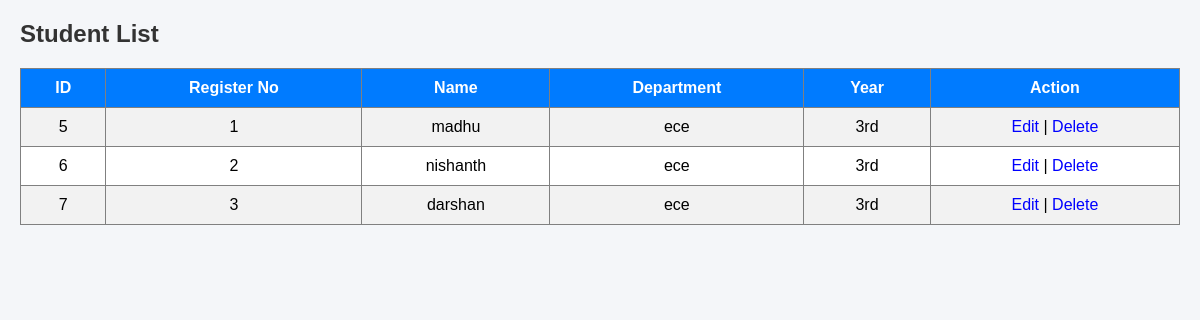
The app's page /view_students.php with its own data.
### tables this page shows
CREATE TABLE `students` (
  `id` int(11) NOT NULL,
  `reg_no` varchar(20) DEFAULT NULL,
  `name` varchar(100) DEFAULT NULL,
  `department` varchar(50) DEFAULT NULL,
  `year` varchar(10) DEFAULT NULL
);

### view_students.php (the view, shortened to what this page needs)
<?php
include("config.php");
$sql = "SELECT * FROM students";
$result = $conn->query($sql);
?>
<!DOCTYPE html>
<html>
<head>
    <link rel="stylesheet" href="css/style.css">
</head>
<body>
<h2>Student List</h2>
<table border="1" cellpadding="10">
    <tr>
        <th>ID</th>
        <th>Register No</th>
        <th>Name</th>
        <th>Department</th>
        <th>Year</th>
        <th>Action</th>
    </tr>
<?php
while($row = $result->fetch_assoc())
{
?>
<tr>
    <td><?php echo $row['id']; ?></td>
    <td><?php echo $row['reg_no']; ?></td>
    <td><?php echo $row['name']; ?></td>
    <td><?php echo $row['department']; ?></td>
    <td><?php echo $row['year']; ?></td>
    <td>
    <a href="edit_student.php?id=<?php echo $row['id']; ?>">Edit</a>
    |
    <a href="delete_student.php?id=<?php echo $row['id']; ?>"
onclick="return confirm('Are you sure you want to delete this student?');">
Delete
</a>
</td>
</tr>
<?php
}
?>
</table>
</body>
</html>

### css/style.css (style rules this page uses)
body { font-family: Arial, sans-serif; background-color: #f4f6f9; margin: 20px; }
h1,h2 { color: #333; }
table { width: 100%; border-collapse: collapse; background: white; }
th { background: #007bff; color: white; padding: 10px; }
td { padding: 10px; text-align: center; }
tr:nth-child(even) { background: #f2f2f2; }
a { text-decoration: none; color: blue; }

### records on screen
students: id "5", reg_no "1", name "madhu", department "ece", year "3rd"
students: id "6", reg_no "2", name "nishanth", department "ece", year "3rd"
students: id "7", reg_no "3", name "darshan", department "ece", year "3rd"
